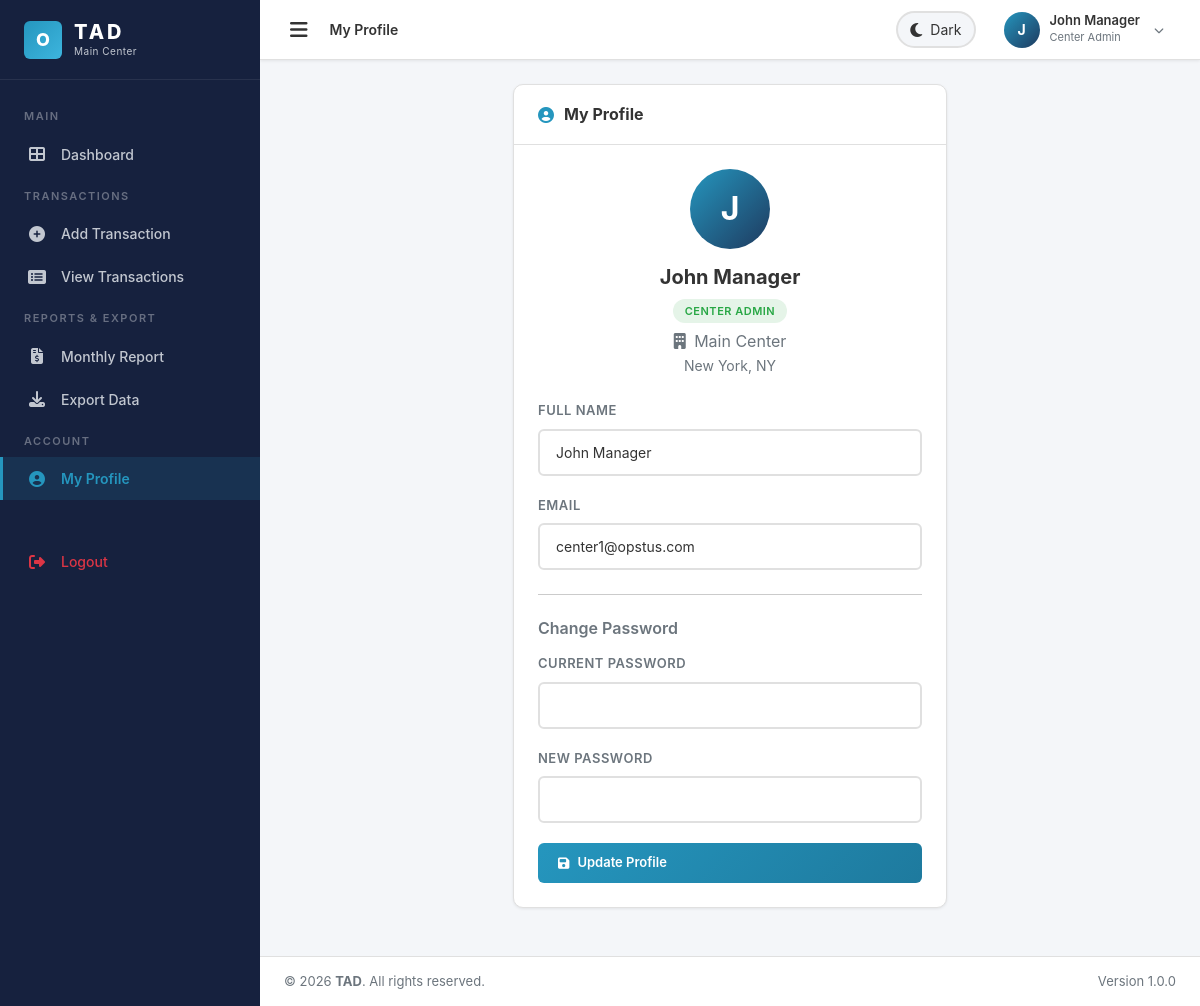
The app's page /center/profile.php (signed in) with its own data.
### tables this page shows
CREATE TABLE `centers` (
    `id` INT AUTO_INCREMENT PRIMARY KEY,
    `center_name` VARCHAR(255) NOT NULL,
    `location` VARCHAR(255) NOT NULL,
    `created_at` TIMESTAMP DEFAULT CURRENT_TIMESTAMP
);

CREATE TABLE `users` (
    `id` INT AUTO_INCREMENT PRIMARY KEY,
    `name` VARCHAR(255) NOT NULL,
    `username` VARCHAR(100) NOT NULL UNIQUE,
    `email` VARCHAR(255) DEFAULT NULL,
    `password` VARCHAR(255) NOT NULL,
    `role` ENUM('super_admin', 'center_admin') NOT NULL DEFAULT 'center_admin',
    `center_id` INT DEFAULT NULL,
    `status` ENUM('active', 'blocked') NOT NULL DEFAULT 'active',
    `created_at` TIMESTAMP DEFAULT CURRENT_TIMESTAMP,
    FOREIGN KEY (`center_id`) REFERENCES `centers`(`id`) ON DELETE SET NULL
);

### includes/functions.php (called while the page is built, shortened)
<?php
function sanitize($data) {
    $data = trim($data);
    $data = stripslashes($data);
    $data = htmlspecialchars($data, ENT_QUOTES, 'UTF-8');
    return $data;
}
function isSuperAdmin() {
    return isset($_SESSION['role']) && $_SESSION['role'] === 'super_admin';
}
function getCenterName($centerId) {
    $conn = getDBConnection();
    $stmt = $conn->prepare("SELECT center_name FROM centers WHERE id = ?");
    $stmt->bind_param("i", $centerId);
    $stmt->execute();
    $result = $stmt->get_result();
    $center = $result->fetch_assoc();
    return $center ? $center['center_name'] : 'Unknown';
}

### center/profile.php (the view, shortened to what this page needs)
<?php
$conn = getDBConnection();
$stmt = $conn->prepare("SELECT u.*, c.center_name, c.location FROM users u LEFT JOIN centers c ON u.center_id = c.id WHERE u.id = ?");
$stmt->bind_param("i", $_SESSION['user_id']);
$stmt->execute();
$user = $stmt->get_result()->fetch_assoc();
$currentPage = 'profile';
include __DIR__ . '/../includes/header.php';
?>
<div class="row justify-content-center">
    <div class="col-lg-6">
        <div class="card-custom">
            <div class="card-custom-header">
                <h5><i class="fas fa-user-circle"></i> My Profile</h5>
            </div>
            <div class="card-custom-body">
                <div class="text-center mb-4">
                    <div class="user-avatar mx-auto mb-3" style="width: 80px; height: 80px; font-size: 32px;">
                        <?php echo strtoupper(substr($user['name'], 0, 1)); ?>
                    </div>
                    <h5 class="fw-700"><?php echo sanitize($user['name']); ?></h5>
                    <span class="badge-type badge-active">Center Admin</span>
                    <p class="text-muted-custom mt-2 mb-0">
                        <i class="fas fa-building me-1"></i> <?php echo sanitize($user['center_name'] ?? 'N/A'); ?>
                        <br><small><?php echo sanitize($user['location'] ?? ''); ?></small>
                    </p>
                </div>
                <form method="POST">
                    <div class="form-group-custom">
                        <label>Full Name</label>
                        <input type="text" name="name" class="form-control-custom" required
                               value="<?php echo sanitize($user['name']); ?>">
                    </div>
                    <div class="form-group-custom">
                        <label>Email</label>
                        <input type="email" name="email" class="form-control-custom"
                               value="<?php echo sanitize($user['email'] ?? ''); ?>">
                    </div>
                    <hr class="my-4">
                    <h6 class="fw-600 mb-3 text-muted-custom">Change Password</h6>
                    <div class="form-group-custom">
                        <label>Current Password</label>
                        <input type="password" name="current_password" class="form-control-custom">
                    </div>
                    <div class="form-group-custom">
                        <label>New Password</label>
                        <input type="password" name="new_password" class="form-control-custom" minlength="6">
                    </div>
                    <button type="submit" class="btn-primary-custom w-100">
                        <i class="fas fa-save"></i> Update Profile
                    </button>
                </form>
            </div>
        </div>
    </div>
</div>
<?php include __DIR__ . '/../includes/footer.php'; ?>

### includes/sidebar.php (shortened to what this page needs)
<?php
$centerName = '';
if (isCenterAdmin() && isset($_SESSION['center_id'])) {
    $centerName = getCenterName($_SESSION['center_id']);
}
?>
<aside class="sidebar">
    <div class="sidebar-brand">
        <div class="sidebar-brand-logo">O</div>
        <div>
            <h2><?php echo APP_NAME; ?></h2>
            <small><?php echo isSuperAdmin() ? 'Super Admin' : sanitize($centerName); ?></small>
        </div>
    </div>
    <nav class="sidebar-menu">
        <?php if (isSuperAdmin()): ?>
        <div class="sidebar-menu-label">Main</div>
        <a href="<?php echo APP_URL; ?>/superadmin/dashboard.php" class="<?php echo $currentPage === 'dashboard' ? 'active' : ''; ?>">
            <i class="fas fa-th-large"></i>
            <span>Dashboard</span>
        </a>
        <div class="sidebar-menu-label">Management</div>
        <a href="<?php echo APP_URL; ?>/superadmin/centers.php" class="<?php echo $currentPage === 'centers' ? 'active' : ''; ?>">
            <i class="fas fa-building"></i>
            <span>Centers</span>
        </a>
        <a href="<?php echo APP_URL; ?>/superadmin/users.php" class="<?php echo $currentPage === 'users' ? 'active' : ''; ?>">
            <i class="fas fa-users"></i>
            <span>Center Admins</span>
        </a>
        <a href="<?php echo APP_URL; ?>/superadmin/transactions.php" class="<?php echo $currentPage === 'transactions' ? 'active' : ''; ?>">
            <i class="fas fa-exchange-alt"></i>
            <span>Transactions</span>
        </a>
        <div class="sidebar-menu-label">Reports & Export</div>
        <a href="<?php echo APP_URL; ?>/superadmin/reports.php" class="<?php echo $currentPage === 'reports' ? 'active' : ''; ?>">
            <i class="fas fa-file-alt"></i>
            <span>Monthly Reports</span>
        </a>
        <a href="<?php echo APP_URL; ?>/superadmin/analytics.php" class="<?php echo $currentPage === 'analytics' ? 'active' : ''; ?>">
            <i class="fas fa-chart-bar"></i>
            <span>Analytics</span>
        </a>
        <a href="<?php echo APP_URL; ?>/superadmin/export.php" class="<?php echo $currentPage === 'export' ? 'active' : ''; ?>">
            <i class="fas fa-download"></i>
            <span>Export Data</span>
        </a>
        <div class="sidebar-menu-label">System</div>
        <a href="<?php echo APP_URL; ?>/superadmin/settings.php" class="<?php echo $currentPage === 'settings' ? 'active' : ''; ?>">
            <i class="fas fa-cog"></i>
            <span>Settings</span>
        </a>
        <a href="<?php echo APP_URL; ?>/superadmin/profile.php" class="<?php echo $currentPage === 'profile' ? 'active' : ''; ?>">
            <i class="fas fa-user-circle"></i>
            <span>My Profile</span>
        </a>
        <?php else: ?>
        <div class="sidebar-menu-label">Main</div>
        <a href="<?php echo APP_URL; ?>/center/dashboard.php" class="<?php echo $currentPage === 'dashboard' ? 'active' : ''; ?>">
            <i class="fas fa-th-large"></i>
            <span>Dashboard</span>
        </a>
        <div class="sidebar-menu-label">Transactions</div>
        <a href="<?php echo APP_URL; ?>/center/add_transaction.php" class="<?php echo $currentPage === 'add_transaction' ? 'active' : ''; ?>">
            <i class="fas fa-plus-circle"></i>
            <span>Add Transaction</span>
        </a>
        <a href="<?php echo APP_URL; ?>/center/transactions.php" class="<?php echo $currentPage === 'transactions' ? 'active' : ''; ?>">
            <i class="fas fa-list-alt"></i>
            <span>View Transactions</span>
        </a>
        <div class="sidebar-menu-label">Reports & Export</div>
        <a href="<?php echo APP_URL; ?>/center/monthly_report.php" class="<?php echo $currentPage === 'monthly_report' ? 'active' : ''; ?>">
            <i class="fas fa-file-invoice-dollar"></i>
            <span>Monthly Report</span>
        </a>
        <a href="<?php echo APP_URL; ?>/center/export.php" class="<?php echo $currentPage === 'export' ? 'active' : ''; ?>">
            <i class="fas fa-download"></i>
            <span>Export Data</span>
        </a>
        <div class="sidebar-menu-label">Account</div>
        <a href="<?php echo APP_URL; ?>/center/profile.php" class="<?php echo $currentPage === 'profile' ? 'active' : ''; ?>">
            <i class="fas fa-user-circle"></i>
            <span>My Profile</span>
        </a>
        <?php endif; ?>
        <div class="sidebar-menu-label" style="margin-top: 20px;"></div>
        <a href="<?php echo APP_URL; ?>/logout.php" style="color: var(--danger);">
            <i class="fas fa-sign-out-alt"></i>
            <span>Logout</span>
        </a>
    </nav>
</aside>

### records on screen
centers: center_name "Main Center"
users: name "J", name "John Manager", center.center_name "Main Center", center.location "New York, NY", email "center1@opstus.com"

### other values on screen
APP_NAME "TAD"
$pageTitle "My Profile"
substr($_SESSION['user_name'] ?? 'U', 0, 1) "J"
$_SESSION['user_name'] "John Manager"
APP_VERSION "1.0.0"
